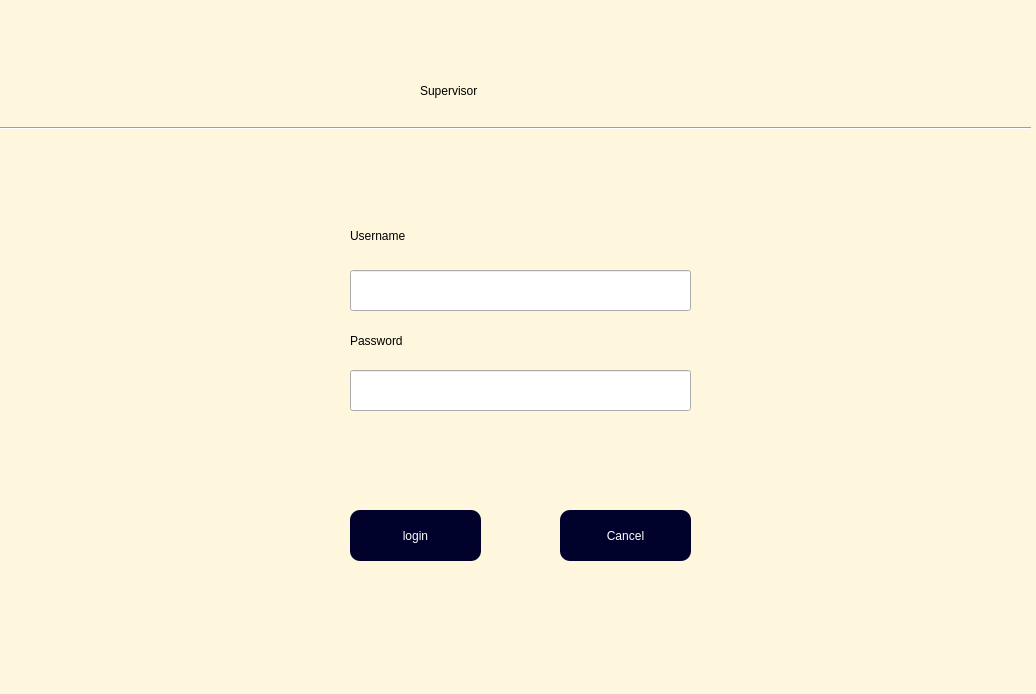
<?xml version="1.0" encoding="UTF-8"?>
<ui version="4.0">
 <class>Dialog</class>
 <widget class="QDialog" name="Dialog">
  <property name="geometry">
   <rect>
    <x>0</x>
    <y>0</y>
    <width>1036</width>
    <height>694</height>
   </rect>
  </property>
  <property name="windowTitle">
   <string>Dialog</string>
  </property>
  <property name="styleSheet">
   <string notr="true">QDialog#Dialog{
background-color:rgb(254, 246, 221);
}</string>
  </property>
  <widget class="QPushButton" name="btnLogin">
   <property name="geometry">
    <rect>
     <x>350</x>
     <y>510</y>
     <width>131</width>
     <height>51</height>
    </rect>
   </property>
   <property name="autoFillBackground">
    <bool>false</bool>
   </property>
   <property name="styleSheet">
    <string notr="true">background:rgb(1, 2, 44);
font: 75 26pt &quot;MS Shell Dlg 2&quot;;
color:#ffffff;
border-radius:10px;</string>
   </property>
   <property name="text">
    <string>login</string>
   </property>
   <property name="autoDefault">
    <bool>true</bool>
   </property>
   <property name="default">
    <bool>false</bool>
   </property>
   <property name="flat">
    <bool>false</bool>
   </property>
  </widget>
  <widget class="QPushButton" name="btnCancel">
   <property name="geometry">
    <rect>
     <x>560</x>
     <y>510</y>
     <width>131</width>
     <height>51</height>
    </rect>
   </property>
   <property name="styleSheet">
    <string notr="true">background:rgb(1, 2, 44);
font: 75 26pt &quot;MS Shell Dlg 2&quot;;
color:#ffffff;
border-radius:10px;</string>
   </property>
   <property name="text">
    <string>Cancel</string>
   </property>
   <property name="autoDefault">
    <bool>true</bool>
   </property>
   <property name="flat">
    <bool>false</bool>
   </property>
  </widget>
  <widget class="QLabel" name="label">
   <property name="geometry">
    <rect>
     <x>350</x>
     <y>195</y>
     <width>341</width>
     <height>81</height>
    </rect>
   </property>
   <property name="styleSheet">
    <string notr="true">font: 22pt &quot;MS Shell Dlg 2&quot;;</string>
   </property>
   <property name="text">
    <string>Username</string>
   </property>
  </widget>
  <widget class="QLabel" name="label_2">
   <property name="geometry">
    <rect>
     <x>350</x>
     <y>300</y>
     <width>341</width>
     <height>81</height>
    </rect>
   </property>
   <property name="styleSheet">
    <string notr="true">font: 20pt &quot;MS Shell Dlg 2&quot;;</string>
   </property>
   <property name="text">
    <string>Password</string>
   </property>
  </widget>
  <widget class="QLineEdit" name="username">
   <property name="geometry">
    <rect>
     <x>350</x>
     <y>270</y>
     <width>341</width>
     <height>41</height>
    </rect>
   </property>
   <property name="styleSheet">
    <string notr="true">font: 16pt &quot;MS Shell Dlg 2&quot;;</string>
   </property>
  </widget>
  <widget class="QLineEdit" name="password">
   <property name="geometry">
    <rect>
     <x>350</x>
     <y>370</y>
     <width>341</width>
     <height>41</height>
    </rect>
   </property>
   <property name="styleSheet">
    <string notr="true">font: 16pt &quot;MS Shell Dlg 2&quot;;</string>
   </property>
   <property name="echoMode">
    <enum>QLineEdit::Password</enum>
   </property>
  </widget>
  <widget class="QLabel" name="error">
   <property name="geometry">
    <rect>
     <x>360</x>
     <y>420</y>
     <width>331</width>
     <height>41</height>
    </rect>
   </property>
   <property name="styleSheet">
    <string notr="true">color:red;
font: 14pt &quot;MS Shell Dlg 2&quot;;</string>
   </property>
   <property name="text">
    <string/>
   </property>
  </widget>
  <widget class="Line" name="line">
   <property name="geometry">
    <rect>
     <x>0</x>
     <y>120</y>
     <width>1031</width>
     <height>16</height>
    </rect>
   </property>
   <property name="orientation">
    <enum>Qt::Horizontal</enum>
   </property>
  </widget>
  <widget class="QLabel" name="label_3">
   <property name="geometry">
    <rect>
     <x>420</x>
     <y>70</y>
     <width>191</width>
     <height>41</height>
    </rect>
   </property>
   <property name="styleSheet">
    <string notr="true">font: 26pt &quot;MS Shell Dlg 2&quot;;</string>
   </property>
   <property name="text">
    <string>Supervisor</string>
   </property>
  </widget>
 </widget>
 <resources/>
 <connections/>
</ui>
